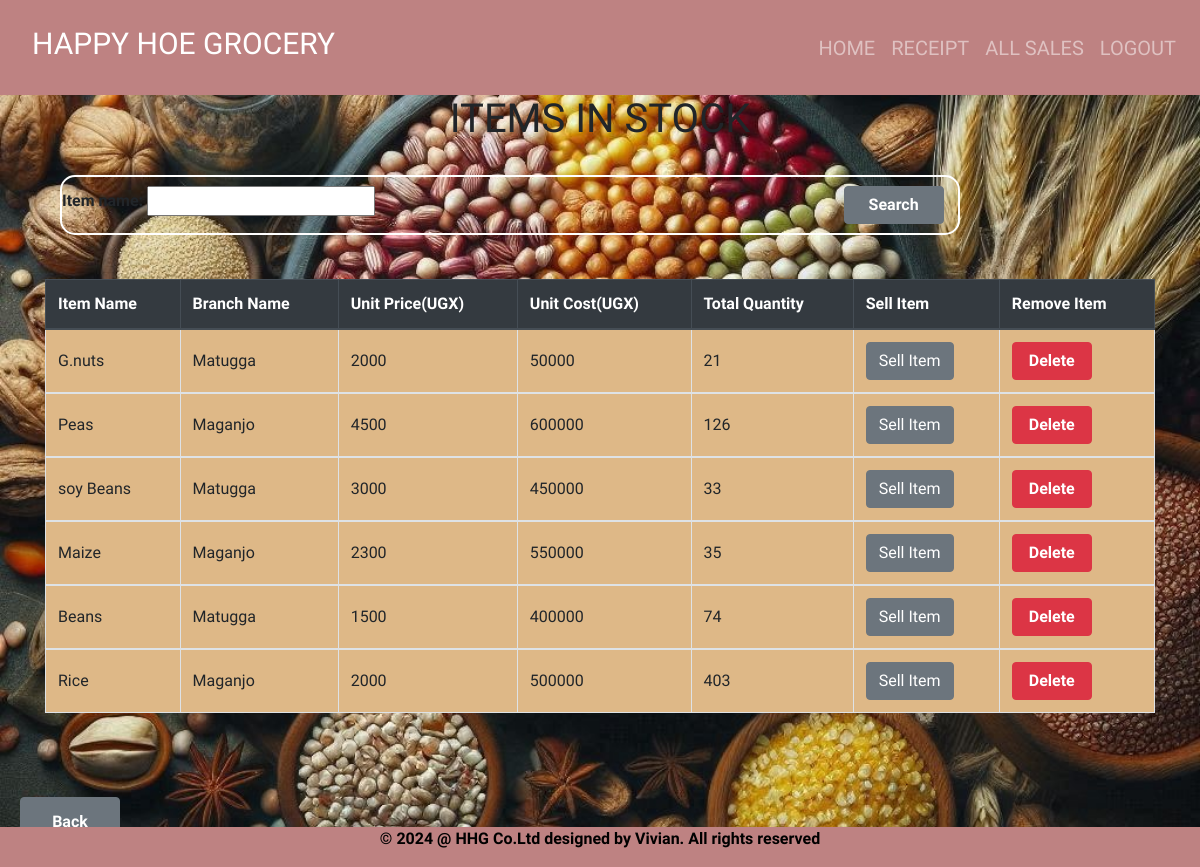
The app's page /home/ (signed in) with its own data.
### Grocery_app/models.py (models this page shows, shortened)
class Stockx(models.Model):
    item_name = models.CharField(max_length=50, null=True, blank=True)
    dealer_name = models.CharField(max_length=50, null=True, blank=True)
    branch_name = models.CharField(max_length=50, null=True, blank=True)
    unit_price = models.IntegerField(default=0, null=True, blank=True)
    unit_cost = models.IntegerField(default=0, null=True, blank=True)
    total_quantity = models.IntegerField(default=0, null=True, blank=True)
    issued_quantity = models.IntegerField(default=0, null=True, blank=True)

### Grocery_app/views.py (the view)
# urls.py: 2. Add a URL to urlpatterns:  path('', views.home, name='home')
@login_required
def home(request):
    products = Stockx.objects.all().order_by('-id')
    product_filters = StockxFilter(request.GET, queryset = products)
    products = product_filters.qs
    return render(request, 'Grocery_app/home.html',{'products': products, 'product_filters': product_filters})

### Grocery_app/templates/Grocery_app/home.html (shortened to what this page needs)
{% extends 'Grocery_app/base.html' %}
{% block content %}
<div class = "container">
  <h1 class= "text-center">ITEMS IN STOCK</h1>
  <br>
  <div class = "container">
    <div class="search-container">
      <form method="GET" class="row g-3" style="font-weight:bolder;">
        <div class="col-md-10">
          {{ product_filters.form }}
        </div>
        <div class="col-md-2">
          <input type="submit" value="Search" style="width:100px; font-weight:bolder;" class="btn btn-secondary btn-block" />
        </div>
      </form>
</div>
  </div>
  <br>
  <table class="table">
    <thead class="thead-dark">
      <tr>
        <th scope="col">Item Name</th>
        <th scope="col">Branch Name</th>
        <th scope="col">Unit Price(UGX)</th>
        <th scope="col">Unit Cost(UGX)</th>
        <th scope = "col">Total Quantity</th>
        <th scope="col">Sell Item</th>
        <th scope="col">Remove Item</th>
      </tr>
    </thead>
    {% for product in products %}
    <tbody>
      <tr>
        <td>{{product.item_name}}</td>
        <td>{{product.branch_name}}</td>
        <td>{{product.unit_price}}</td>
        <td>{{product.unit_cost}}</td>
        <td>{{product.total_quantity}}</td>
        <td><a href="{% url 'product_detail' product.id%}"
              ><input
                type="submit"
                value="Sell Item"
                class="btn btn-secondary btn"
                type="button"
            /></a></td>
<td>
  <a href="{% url 'delete_detail' product.id %}" onclick="return confirm('Are you sure you want to delete this item?');">
    <button class="btn btn-danger" style="width: 80px; font-weight: bolder;">Delete</button>
  </a>
</td>
      </tr>
    </tbody>
    {% endfor %}
  </table>
</div>
<br><br>
<div style="margin: 0 auto; padding: 20px;">
  <button type="submit" class="btn btn-secondary" style="width: 100px; height: 50px; "><a href="/login" style="text-decoration:none; color:white; font-weight:bolder;">Back</a></button>
  </div>
{% endblock%}

### Grocery_app/static/css/main.css (style rules this page uses)
html,body { position: relative; overflow-x: hidden; background: url('/static/images/img6.jpg'); width: 100% !important; height: 100vh; display: table; position: relative; background-position: center; background-attachment: scroll; -o-background-size: cover; -moz-background-size: cover; -webkit-background-size: cover; background-size: cover; background-repeat: no-repeat; }
body { background-color: hsl(0, 39%, 43%); font-family: 'raleway'; }
form { width: 40%; margin: 0 auto; }

### Grocery_app/static/css/styles.css (style rules this page uses)
body { background-color: burlywood; background-image: url('pic1.jpg'); }

### Grocery_app/templates/Grocery_app/home.html (style rules this page uses)
.search-container { border:2px solid white; border-radius:15px; width:900px; height: 60px; }
.search-container { display: flex; justify-content: space-between; align-items: center; margin-bottom: 20px; }
.search-container form { flex-grow: 1; }
.search-container input[type="submit"] { margin-left: 10px; }
.table { width: 100%; border-collapse: collapse; background-color: burlywood; }
.table thead { background-color: #343a40; color: #fff; }
.table th, .table td { border: 1px solid #dee2e6; padding: 0.75rem; text-align: left; }
.table { table-layout: auto; }
.table th, .table td { font-size: 1rem; vertical-align: middle; }

### records on screen
Stockx: item_name "G.nuts", branch_name "Matugga", unit_price "2000", unit_cost "50000", total_quantity "21"
Stockx: item_name "Peas", branch_name "Maganjo", unit_price "4500", unit_cost "600000", total_quantity "126"
Stockx: item_name "soy Beans", branch_name "Matugga", unit_price "3000", unit_cost "450000", total_quantity "33"
Stockx: item_name "Maize", branch_name "Maganjo", unit_price "2300", unit_cost "550000", total_quantity "35"
Stockx: item_name "Beans", branch_name "Matugga", unit_price "1500", unit_cost "400000", total_quantity "74"
Stockx: item_name "Rice", branch_name "Maganjo", unit_price "2000", unit_cost "500000", total_quantity "403"
